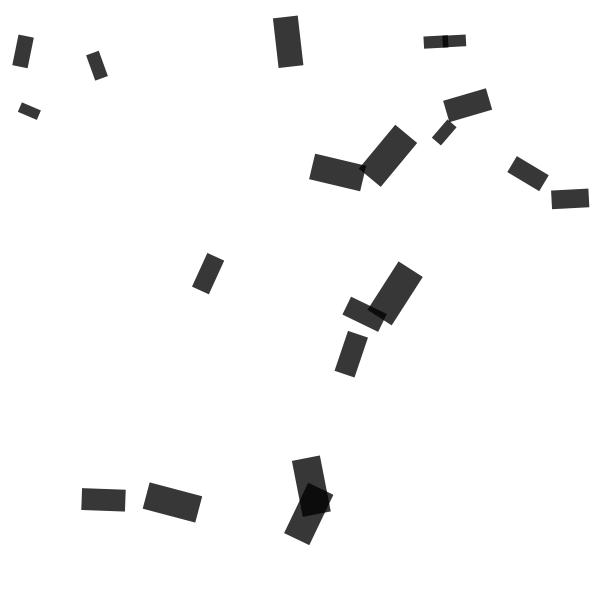
Frame 1 (no input)
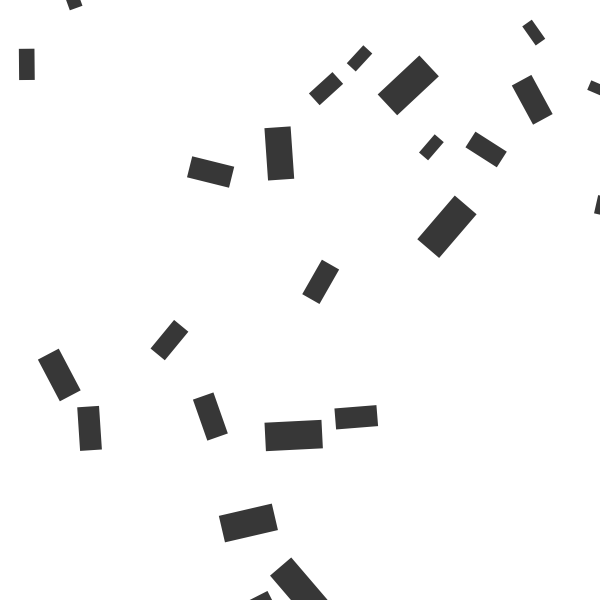
Frame 60 (the mouse pressed at the canvas centre just before this capture)
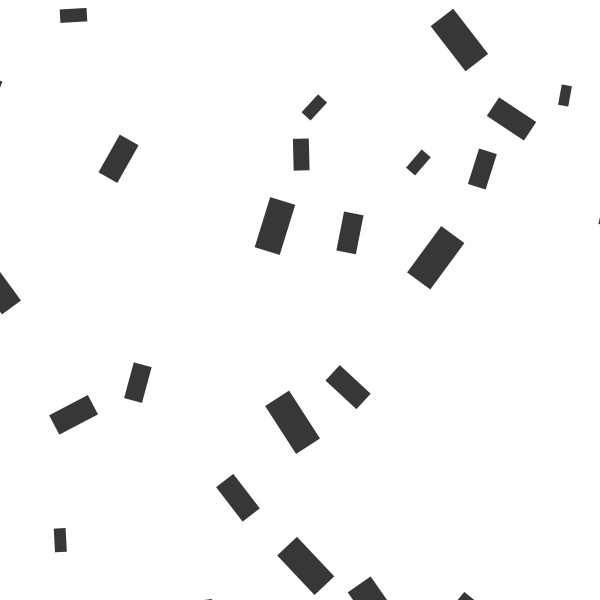
Frame 120 (the mouse held since frame 60 and released just before this capture)

The Processing sketch that drew these frames (run headless with seeded random() and noise(); from frame 60 on, the mouse is pressed at the canvas centre):

// Processing sketch: sketch_95_seperation
// ── sketch_95_seperation.pde
// NOC 6.07
ArrayList<Vehicle> vehicles;
int total = 50;

void setup() {
  size(600, 600);
  rectMode(CENTER);
  
  vehicles = new ArrayList<Vehicle>();
  for (int i=0; i<total; i++) {
    vehicles.add(new Vehicle(random(width), random(height)));
  }
}

void draw() {
  background(255);
  
  for (Vehicle v : vehicles) {
   v.seperate(vehicles);
   v.update();
   v.borders();
   v.display();
  }
}

void mouseDragged() {
 vehicles.add(new Vehicle(mouseX, mouseY)); 
}
// ── Vehicle.pde
class Vehicle {
  PVector position;
  PVector velocity;
  PVector acceleration;
  float r;
  float maxforce;
  float maxspeed;

  float mass;


  Vehicle(float x, float y) {
    position = new PVector(x, y);
    velocity = new PVector(0, 0);
    acceleration = new PVector(0, 0);
    r = random(30);
    mass = r * 0.1;
    maxforce = .2;
    maxspeed = 2;
  }

  void applyForce(PVector f) {
    // a = f/m will take mass into consideration
    acceleration.add(f.div(mass));
  }

  void seperate(ArrayList<Vehicle> vehicles) {
    float desiredseperation = r*3;
    PVector sum = new PVector();
    int count = 0;
    for (Vehicle other : vehicles) {
      float d = PVector.dist(position, other.position);
      if (d>0 && d<desiredseperation) {
        PVector diff = PVector.sub(position, other.position);
        diff.normalize();
        diff.div(d);
        sum.add(diff);
        count++;
      }
    }
    if (count!=0) {
      sum.setMag(maxspeed);
      PVector steer = sum.sub(velocity);
      steer.limit(maxforce);
      applyForce(steer);
    }
  }

  void update() {
    velocity.add(acceleration);
    velocity.limit(maxspeed);
    position.add(velocity);
    acceleration.mult(0);
  }

  void display() {
    fill(0, 200);
    noStroke();
    pushMatrix();
    translate(position.x, position.y);
    rotate(atan(velocity.y/velocity.x));
    rect(0, 0, r*2, r);
    popMatrix();
  }

  void borders() {
    if (position.x<-r) position.x = width+r;
    if (position.x>width+r) position.x = width+r;
    if (position.y<-r) position.y = height+r;
    if (position.y>height+r) position.y = 0+r;
  }
}
